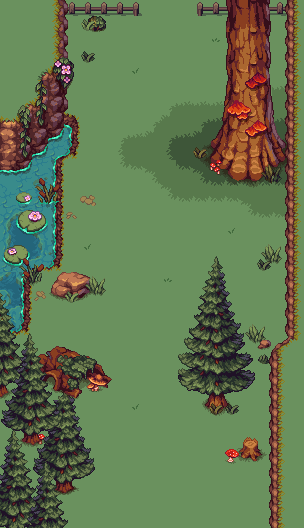

This game map was drawn from its Tiled (.tmx) file and the tilesets committed beside it. A one-line description and the trimmed map source follow:
An orthogonal 19x33 tile map with 16x16 px tiles, 15 tile layers (Ground, Ground2, Shadows, Decor, ...), 15 tilesets and 8 objects.

<map version="1.10" tiledversion="1.11.2" orientation="orthogonal" renderorder="right-down" width="19" height="33" tilewidth="16" tileheight="16" infinite="0" nextlayerid="20" nextobjectid="17">
 <tileset firstgid="1" source="Tilesheet_Shadow.tsx" />
 <tileset firstgid="2913" source="Tilesheet_Shadow_color.tsx" />
 <tileset firstgid="5825" source="Decorations_c1.tsx" />
 <tileset firstgid="7445" source="Decorations_c2.tsx" />
 <tileset firstgid="9065" source="U1_decorations_c2.tsx" />
 <tileset firstgid="9709" source="Overworld.tsx" />
 <tileset firstgid="11149" source="U1_decorations_c1.tsx" />
 <tileset firstgid="11793" source="Tilesheet_Shadow_colorShadow.tsx" />
 <tileset firstgid="14705" source="Tilesheet_Shadow_colorShadow_v2.tsx" />
 <tileset firstgid="17617" source="hada.tsx" />
 <tileset firstgid="18037" source="House_exterior.tsx" />
 <tileset firstgid="19006" source="32x32_WaterPlants_4.tsx" />
 <tileset firstgid="19030" source="32x32_WaterPlants_2.tsx" />
 <tileset firstgid="19054" source="Cliff_WorksForAll.tsx" />
 <tileset firstgid="19090" source="16x16_Water_Plants_1.tsx" />
 <layer id="1" name="Ground" width="19" height="33">
  <data>[627 cells, 627 non-empty, 4 distinct tile ids]</data>
 </layer>
 <layer id="12" name="Ground2" width="19" height="33">
  <data>[627 cells, 50 non-empty, 27 distinct tile ids]</data>
 </layer>
 <layer id="9" name="Shadows" width="19" height="33">
  <data>[627 cells, 76 non-empty, 22 distinct tile ids]</data>
 </layer>
 <layer id="10" name="Decor" width="19" height="33">
  <data>[627 cells, 26 non-empty, 26 distinct tile ids]</data>
 </layer>
 <layer id="3" name="Water" width="19" height="33">
  <data>[627 cells, 11 non-empty, 4 distinct tile ids]</data>
 </layer>
 <layer id="11" name="Decor2" width="19" height="33">
  <data>[627 cells, 45 non-empty, 22 distinct tile ids]</data>
 </layer>
 <layer id="2" name="Grass" width="19" height="33">
  <data>[627 cells, 68 non-empty, 46 distinct tile ids]</data>
 </layer>
 <layer id="18" name="Player" width="19" height="33">
  <data>[627 cells, 0 non-empty, 0 distinct tile ids]</data>
 </layer>
 <layer id="19" name="Hada" width="19" height="33">
  <data>[627 cells, 0 non-empty, 0 distinct tile ids]</data>
 </layer>
 <layer id="16" name="Green" width="19" height="33">
  <data>[627 cells, 19 non-empty, 16 distinct tile ids]</data>
 </layer>
 <layer id="4" name="Rocks" width="19" height="33">
  <data>[627 cells, 88 non-empty, 87 distinct tile ids]</data>
 </layer>
 <layer id="5" name="Mush" width="19" height="33">
  <data>[627 cells, 89 non-empty, 79 distinct tile ids]</data>
 </layer>
 <layer id="17" name="Setas" width="19" height="33">
  <data>[627 cells, 60 non-empty, 53 distinct tile ids]</data>
 </layer>
 <layer id="7" name="Mush2" width="19" height="33">
  <data>[627 cells, 73 non-empty, 18 distinct tile ids]</data>
 </layer>
 <layer id="8" name="Sand" width="19" height="33">
  <data>[627 cells, 58 non-empty, 38 distinct tile ids]</data>
 </layer>
 <objectgroup id="14" name="CollisionMask">
  <object id="8" x="266.667" y="525.333">
   <polygon points="-0.25,2.25 -0.352259,-7.16212 2.0077,-11.1008 1.31017,-15.0829 0.0911345,-22.0866 2.13311,-28.3293 0.42527,-31.5855 0.524508,-38.956 2.17253,-44.0835 0.574005,-47.8305 0.655508,-56.4776 1.77251,-62.2091 0.30978,-70.7163 1.54947,-77.5839 0.333817,-87.4579 2.34813,-92.3333 0.368651,-96.5841 0.390399,-103.209 2.14731,-107.583 0.406295,-111.834 -0.360926,-117.831 1.59602,-124.208 -0.0301469,-129.208 -0.0313244,-136.333 2.9398,-141.458 0.195327,-145.708 -0.341719,-152.217 2.2366,-157.218 0.0795043,-162.332 -0.184919,-167.586 2.01244,-173.837 -8.89419,-175.335 -11.2354,-177.802 -9.83422,-182.233 -7.97187,-186.325 3.33333,-186.667 7.51043,-182.308 14.9772,-185.587 19,-189.042 15.9126,-195.677 15.9595,-201.19 17.3829,-205.826 15.0504,-214.449 17.2718,-219.836 15.5308,-225.325 15.7191,-232.255 17.4381,-236.322 16.3619,-240.354 15.8946,-247.095 17.686,-252.087 15.6375,-254.832 15.3407,-263.451 18.2244,-268.199 15.2902,-273.545 15.2537,-281.081 17.5523,-284.582 15.2136,-289.45 16.4857,-300.333 15.2982,-307.581 16.7563,-314.323 14.7721,-320.581 17.0001,-332.209 15.6273,-340.821 15.625,-338.583 4.33289,-336.6 -34.4236,-340.63 -41.3599,-345.564 -50.75,-346.292 -61.7135,-354.684 -62.6978,-367.587 -59.7083,-374.458 -61.8044,-382.344 -59.959,-389.161 -52.6667,-392.75 -2.90949,-394.167 14.6667,-392 18.7784,-398.578 18.4203,-412.079 14.7213,-420.83 17.3454,-428.583 14.6519,-440.335 17.0034,-445.08 15.6242,-453.58 17.6714,-459.833 15.2114,-467.55 17.133,-475.338 14.3794,-483.605 17.2426,-491.57 14.9738,-498.598 16.25,-508.083 -44.6755,-508.459 -60,-508 -68.9242,-507.153 -72.6667,-509.667 -73,-515.333 -70,-525.667 38,-524.667 38,2.5" />
  </object>
  <object id="9" x="71.3333" y="528">
   <polygon points="-9,0.666667 -14.8086,-10.664 -33.6667,-10.6667 -44.4419,-10.4574 -54.6599,-13.2697 -63.2035,-18.0372 -64.6667,-29.3333 -65.6356,-119.719 -66.5838,-125.708 -64.2148,-130.707 -59.4139,-133.666 -59.0089,-139.998 -60.7436,-141.63 -65.3636,-143.485 -66.5827,-188.356 -57.7267,-190.922 -50.697,-190.788 -41.2362,-194.989 -39.1515,-204.182 -39.235,-233.549 -37.3333,-246.667 -22.3025,-247.131 -23.0311,-232.955 -14.4556,-228.876 -2.93714,-225.408 8.12121,-226.697 20,-232 34.8471,-232.079 34.8118,-240.803 35.1818,-251.364 30.3607,-250.984 27.8589,-247.42 24.1957,-252.641 15.176,-254.004 -0.546164,-258.679 -7.0303,-260.394 -6.17252,-316.271 -5.50461,-333.176 -6.20235,-357.659 -6.55818,-362.647 -5.45455,-367.152 1.15018,-369.345 7.87879,-373.939 10.0267,-401.091 6.30303,-412.485 -0.311494,-416.352 -1.85669,-418.471 -1.33333,-423.333 -3.17079,-432.274 0,-440 4.63636,-452.091 5.27028,-463.823 0.460927,-466.838 -1.8026,-476.362 -0.396724,-486.731 -2.06798,-495.905 0.613845,-504.11 0,-511.333 67.9394,-510.788 69.9284,-514.872 70.3938,-521.947 68.827,-524.963 68.303,-528.121 -72.6667,-528.667 -74,-0.666667" />
  </object>
  <object id="10" x="211.167" y="424.572">
   <polygon points="0.630682,-6.31409 -11.3261,-13.5777 -12.3334,-23.1517 -2.98348,-26.5371 13.5947,-26.5037 24.6666,-21.8265 18.8854,-10.4845" />
  </object>
  <object id="11" x="240.805" y="459.722">
   <polygon points="-2,2.5 -8.22045,-10.4234 -1.96825,-24.4946 21.0927,-24.1863 25.4676,-10.1974 19.2061,5.92789" />
  </object>
  <object id="12" x="84.0663" y="391.779">
   <polygon points="1.95802,7.11358 -11.248,10.8352 -27.5741,4.34996 -41.8697,-5.11102 -48.733,-16.1592 -47.8759,-38.4413 -41.0279,-39.291 -36.2016,-44.2623 -31.8772,-46.3098 -22.1962,-47.8604 -8.07925,-43.9162 4.78627,-38.0269 17.9426,-35.445 24.0681,-26.381 28.326,-17.4327 33.8151,-8.04254 27.733,0.821478 16.0212,5.01385 5.07582,2.18247" />
  </object>
  <object id="13" x="54.5" y="494.813">
   <polygon points="0,0 6.6875,1 12.875,0.8125 18.9375,-2.125 22.75,-5.9375 23.25,-9.6875 19.5,-10.6875 -9.0625,-11.125 -9.4375,-8" />
  </object>
  <object id="14" x="20.875" y="442.844">
   <polygon points="0,0 3.34375,2.5625 8.96875,5.09375 12.75,4.46875 18.6563,2.8125 24.6563,-1.34375 25.6875,-5.59375 19.3859,-7.84375 9.95109,-7.93071 0.603261,-7.45245 -0.788043,-4.01766" />
  </object>
  <object id="16" x="-4" y="520" width="309" height="9" />
 </objectgroup>
</map>
